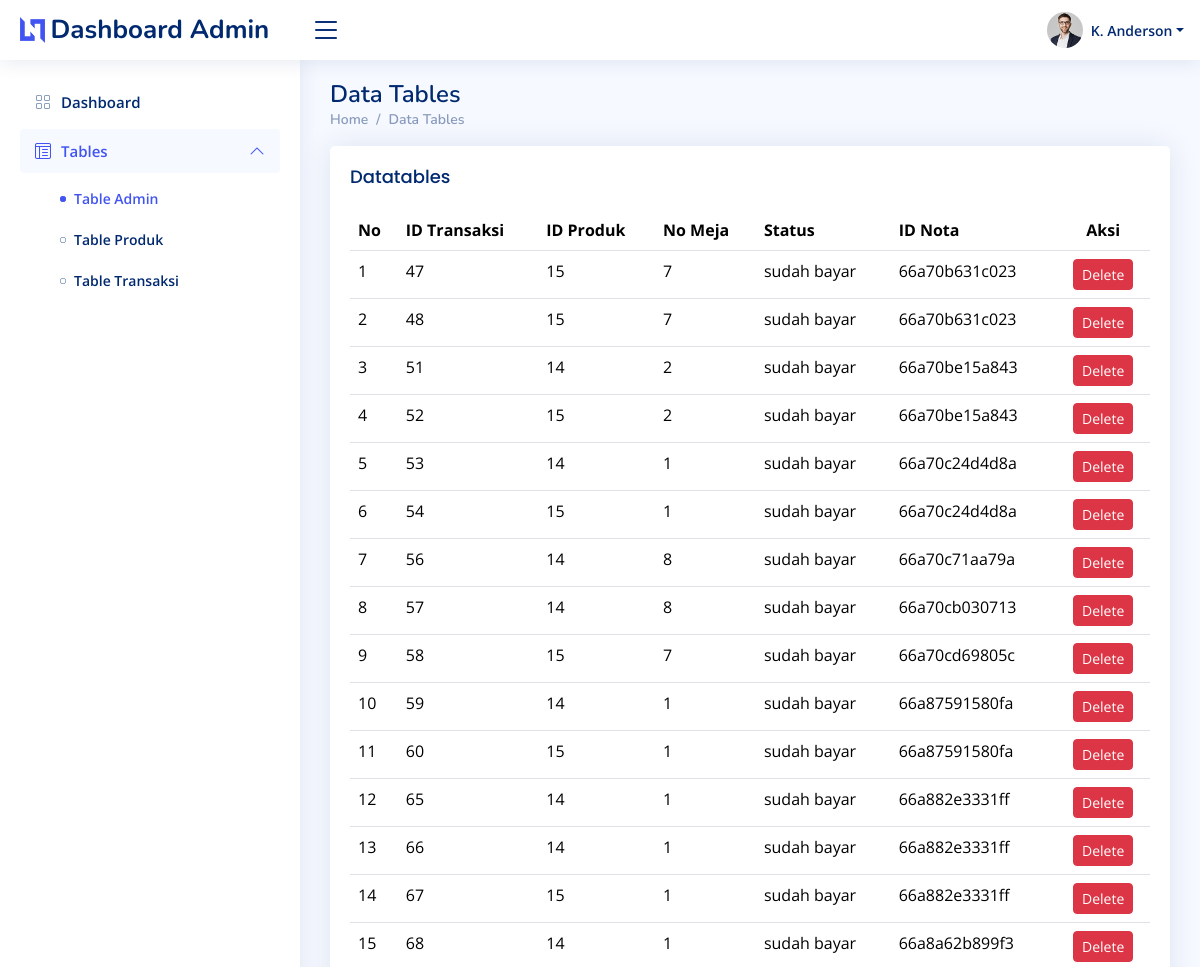
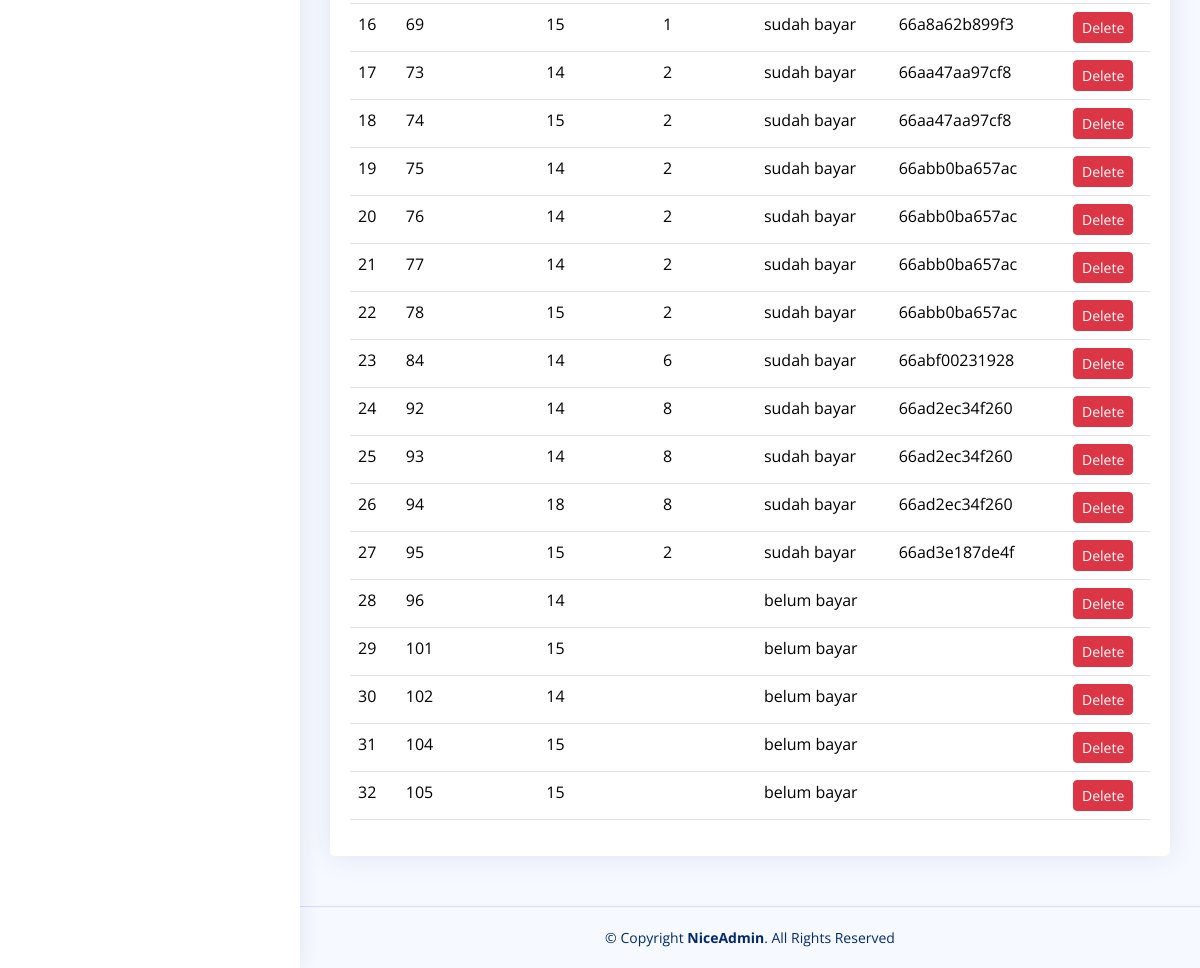
The page /admin/transaksi.php on the database its author committed (2 pictures, top to bottom).
### tables this page shows
CREATE TABLE `tb_transaksi` (
  `id_transaksi` int NOT NULL,
  `id_produk` int NOT NULL,
  `meja` int DEFAULT NULL,
  `status` varchar(255) DEFAULT NULL,
  `id_nota` text
);

### admin/transaksi.php (the view, shortened to what this page needs)
<?php
include '../controller/conn.php';
?>
<!DOCTYPE html>
<html lang="en">
<head>
    <link href="assets/vendor/bootstrap/css/bootstrap.min.css" rel="stylesheet" />
    <link href="assets/vendor/bootstrap-icons/bootstrap-icons.css" rel="stylesheet" />
    <link href="assets/vendor/boxicons/css/boxicons.min.css" rel="stylesheet" />
    <link href="assets/vendor/quill/quill.snow.css" rel="stylesheet" />
    <link href="assets/vendor/quill/quill.bubble.css" rel="stylesheet" />
    <link href="assets/vendor/remixicon/remixicon.css" rel="stylesheet" />
    <link href="assets/vendor/simple-datatables/style.css" rel="stylesheet" />
    <link href="assets/css/style.css" rel="stylesheet" />
</head>
<body>
    <?php
    include 'pages/header.php';
    ?>
    <?php
    include 'pages/sidebar.php';
    ?>
    <main id="main" class="main">
        <div class="pagetitle">
            <h1>Data Tables</h1>
            <nav>
                <ol class="breadcrumb">
                    <li class="breadcrumb-item"><a href="dashboard.php">Home</a></li>
                    <li class="breadcrumb-item">Data Tables</li>
                </ol>
            </nav>
        </div>
        <section class="section">
            <div class="row">
                <div class="col-lg-12">
                    <div class="card">
                        <div class="card-body">
                            <h5 class="card-title">Datatables</h5>
                            <table class="table datatable">
                                <thead>
                                    <tr>
                                        <th>No</th>
                                        <th>ID Transaksi</th>
                                        <th>ID Produk</th>
                                        <th>No Meja</th>
                                        <th>Status</th>
                                        <th>ID Nota</th>
                                        <th class="text-center">Aksi</th>
                                    </tr>
                                </thead>
                                <tbody>
                                    <?php
        $q = "SELECT * FROM tb_transaksi";
        $res = mysqli_query($conn, $q);
        $count = 1;
        while($data = mysqli_fetch_assoc($res)){
            $id_transaksi = $data['id_transaksi'];
            $id_produk = $data['id_produk'];
            $meja = $data['meja'];
            $status = $data['status'];
            $id_nota = $data['id_nota'];
        ?>
                                    <tr>
                                        <td><?= $count++ ?></td>
                                        <td><?= $id_transaksi ?></td>
                                        <td><?= $id_produk ?></td>
                                        <td><?= $meja ?></td>
                                        <td><?= $status ?></td>
                                        <td><?= $id_nota ?></td>
                                        <td>
                                            <div class="text-center">
                                                <button type="button" class="btn btn-danger btn-sm"
                                                    data-bs-toggle="modal"
                                                    data-bs-target="#exampleModalDelete<?= $id_transaksi ?>">
                                                    Delete
                                                </button>
                                            </div>
                                        </td>
                                    </tr>
                                    <?php
        }
        ?>
                                </tbody>
                            </table>
                        </div>
                    </div>
                </div>
            </div>
        </section>
    </main>
    <footer id="footer" class="footer">
        <div class="copyright">
            &copy; Copyright <strong><span>NiceAdmin</span></strong>. All Rights Reserved
        </div>
    </footer>
</body>
</html>

### admin/pages/header.php (shortened to what this page needs)
<header id="header" class="header fixed-top d-flex align-items-center">
    <div class="d-flex align-items-center justify-content-between">
        <a href="dashboard.php" class="logo d-flex align-items-center">
            <img src="assets/img/logo.png" alt="" />
            <span class="d-none d-lg-block">Dashboard Admin</span>
        </a>
        <i class="bi bi-list toggle-sidebar-btn"></i>
    </div>
    <nav class="header-nav ms-auto">
        <ul class="d-flex align-items-center">
            <li class="nav-item dropdown pe-3">
                <a class="nav-link nav-profile d-flex align-items-center pe-0" href="#" data-bs-toggle="dropdown">
                    <img src="assets/img/profile-img.jpg" alt="Profile" class="rounded-circle" />
                    <span class="d-none d-md-block dropdown-toggle ps-2">K. Anderson</span> </a>
            </li>
        </ul>
    </nav>
</header>

### admin/pages/sidebar.php
<aside id="sidebar" class="sidebar">
    <ul class="sidebar-nav" id="sidebar-nav">
        <li class="nav-item">
            <a class="nav-link collapsed" href="index.php">
                <i class="bi bi-grid"></i>
                <span>Dashboard</span>
            </a>
        </li>
        <li class="nav-item">
            <a class="nav-link" data-bs-target="#tables-nav" data-bs-toggle="collapse" href="#">
                <i class="bi bi-layout-text-window-reverse"></i><span>Tables</span><i
                    class="bi bi-chevron-down ms-auto"></i>
            </a>
            <ul id="tables-nav" class="nav-content collapse show" data-bs-parent="#sidebar-nav">
                <li>
                    <a href="admin.php" class="active">
                        <i class="bi bi-circle"></i><span>Table Admin</span>
                    </a>
                </li>
                <li>
                    <a href="produk.php">
                        <i class="bi bi-circle"></i><span>Table Produk</span>
                    </a>
                </li>
                <li>
                    <a href="transaksi.php">
                        <i class="bi bi-circle"></i><span>Table Transaksi</span>
                    </a>
                </li>
            </ul>
        </li>
    </ul>
</aside>

### admin/assets/css/style.css (style rules this page uses)
:root { scroll-behavior: smooth; }
body { font-family: "Open Sans", sans-serif; background: #f6f9ff; color: #444444; }
a { color: #4154f1; text-decoration: none; }
h1, h2, h3, h4, h5, h6 { font-family: "Nunito", sans-serif; }
#main { margin-top: 60px; padding: 20px 30px; transition: all 0.3s; }
.pagetitle { margin-bottom: 10px; }
.pagetitle h1 { font-size: 24px; margin-bottom: 0; font-weight: 600; color: #012970; }
.card { margin-bottom: 30px; border: none; border-radius: 5px; box-shadow: 0px 0 30px rgba(1, 41, 112, 0.1); }
.card-title { padding: 20px 0 15px 0; font-size: 18px; font-weight: 500; color: #012970; font-family: "Poppins", sans-serif; }
.card-body { padding: 0 20px 20px 20px; }
.breadcrumb { font-size: 14px; font-family: "Nunito", sans-serif; color: #899bbd; font-weight: 600; }
.breadcrumb a { color: #899bbd; transition: 0.3s; }
.breadcrumb .breadcrumb-item::before { color: #899bbd; }
.logo { line-height: 1; }
@media (min-width: 1200px) { .logo { width: 280px; } }
.logo img { max-height: 26px; margin-right: 6px; }
.logo span { font-size: 26px; font-weight: 700; color: #012970; font-family: "Nunito", sans-serif; }
.header { transition: all 0.5s; z-index: 997; height: 60px; box-shadow: 0px 2px 20px rgba(1, 41, 112, 0.1); background-color: #fff; padding-left: 20px; }
.header .toggle-sidebar-btn { font-size: 32px; padding-left: 10px; cursor: pointer; color: #012970; }
.header-nav ul { list-style: none; }
.header-nav>ul { margin: 0; padding: 0; }
.header-nav .nav-profile { color: #012970; }
.header-nav .nav-profile img { max-height: 36px; }
.header-nav .nav-profile span { font-size: 14px; font-weight: 600; }
.sidebar { position: fixed; top: 60px; left: 0; bottom: 0; width: 300px; z-index: 996; transition: all 0.3s; padding: 20px; overflow-y: auto; scrollbar-width: thin; scrollbar-color: #aab7cf transparent; box-shadow: 0px 0px 20px rgba(1, 41, 112, 0.1); background-color: #fff; }
@media (min-width: 1200px) { #main, #footer { margin-left: 300px; } }
.sidebar-nav { padding: 0; margin: 0; list-style: none; }
.sidebar-nav li { padding: 0; margin: 0; list-style: none; }
.sidebar-nav .nav-item { margin-bottom: 5px; }
.sidebar-nav .nav-link { display: flex; align-items: center; font-size: 15px; font-weight: 600; color: #4154f1; transition: 0.3; background: #f6f9ff; padding: 10px 15px; border-radius: 4px; }
.sidebar-nav .nav-link i { font-size: 16px; margin-right: 10px; color: #4154f1; }
.sidebar-nav .nav-link.collapsed { color: #012970; background: #fff; }
.sidebar-nav .nav-link.collapsed i { color: #899bbd; }
.sidebar-nav .nav-link .bi-chevron-down { margin-right: 0; transition: transform 0.2s ease-in-out; }
.sidebar-nav .nav-link:not(.collapsed) .bi-chevron-down { transform: rotate(180deg); }
.sidebar-nav .nav-content { padding: 5px 0 0 0; margin: 0; list-style: none; }
.sidebar-nav .nav-content a { display: flex; align-items: center; font-size: 14px; font-weight: 600; color: #012970; transition: 0.3; padding: 10px 0 10px 40px; transition: 0.3s; }
.sidebar-nav .nav-content a i { font-size: 6px; margin-right: 8px; line-height: 0; border-radius: 50%; }
.sidebar-nav .nav-content a:hover, .sidebar-nav .nav-content a.active { color: #4154f1; }
.sidebar-nav .nav-content a.active i { background-color: #4154f1; }
.footer { padding: 20px 0; font-size: 14px; transition: all 0.3s; border-top: 1px solid #cddfff; }
.footer .copyright { text-align: center; color: #012970; }

### rows shown on the page
tb_transaksi: id_transaksi "47", id_produk "15", meja "7", status "sudah bayar", id_nota "66a70b631c023"
tb_transaksi: id_transaksi "48", id_produk "15", meja "7", status "sudah bayar", id_nota "66a70b631c023"
tb_transaksi: id_transaksi "51", id_produk "14", meja "2", status "sudah bayar", id_nota "66a70be15a843"
tb_transaksi: id_transaksi "52", id_produk "15", meja "2", status "sudah bayar", id_nota "66a70be15a843"
tb_transaksi: id_transaksi "53", id_produk "14", meja "1", status "sudah bayar", id_nota "66a70c24d4d8a"
tb_transaksi: id_transaksi "54", id_produk "15", meja "1", status "sudah bayar", id_nota "66a70c24d4d8a"
tb_transaksi: id_transaksi "56", id_produk "14", meja "8", status "sudah bayar", id_nota "66a70c71aa79a"
tb_transaksi: id_transaksi "57", id_produk "14", meja "8", status "sudah bayar", id_nota "66a70cb030713"
tb_transaksi: id_transaksi "58", id_produk "15", meja "7", status "sudah bayar", id_nota "66a70cd69805c"
tb_transaksi: id_transaksi "59", id_produk "14", meja "1", status "sudah bayar", id_nota "66a87591580fa"
tb_transaksi: id_transaksi "60", id_produk "15", meja "1", status "sudah bayar", id_nota "66a87591580fa"
tb_transaksi: id_transaksi "65", id_produk "14", meja "1", status "sudah bayar", id_nota "66a882e3331ff"
tb_transaksi: id_transaksi "66", id_produk "14", meja "1", status "sudah bayar", id_nota "66a882e3331ff"
tb_transaksi: id_transaksi "67", id_produk "15", meja "1", status "sudah bayar", id_nota "66a882e3331ff"
tb_transaksi: id_transaksi "68", id_produk "14", meja "1", status "sudah bayar", id_nota "66a8a62b899f3"
tb_transaksi: id_transaksi "69", id_produk "15", meja "1", status "sudah bayar", id_nota "66a8a62b899f3"
tb_transaksi: id_transaksi "73", id_produk "14", meja "2", status "sudah bayar", id_nota "66aa47aa97cf8"
tb_transaksi: id_transaksi "74", id_produk "15", meja "2", status "sudah bayar", id_nota "66aa47aa97cf8"
tb_transaksi: id_transaksi "75", id_produk "14", meja "2", status "sudah bayar", id_nota "66abb0ba657ac"
tb_transaksi: id_transaksi "76", id_produk "14", meja "2", status "sudah bayar", id_nota "66abb0ba657ac"
tb_transaksi: id_transaksi "77", id_produk "14", meja "2", status "sudah bayar", id_nota "66abb0ba657ac"
tb_transaksi: id_transaksi "78", id_produk "15", meja "2", status "sudah bayar", id_nota "66abb0ba657ac"
tb_transaksi: id_transaksi "84", id_produk "14", meja "6", status "sudah bayar", id_nota "66abf00231928"
tb_transaksi: id_transaksi "92", id_produk "14", meja "8", status "sudah bayar", id_nota "66ad2ec34f260"
tb_transaksi: id_transaksi "93", id_produk "14", meja "8", status "sudah bayar", id_nota "66ad2ec34f260"
tb_transaksi: id_transaksi "94", id_produk "18", meja "8", status "sudah bayar", id_nota "66ad2ec34f260"
tb_transaksi: id_transaksi "95", id_produk "15", meja "2", status "sudah bayar", id_nota "66ad3e187de4f"
tb_transaksi: id_transaksi "96", id_produk "14", status "belum bayar"
tb_transaksi: id_transaksi "101", id_produk "15", status "belum bayar"
tb_transaksi: id_transaksi "102", id_produk "14", status "belum bayar"
tb_transaksi: id_transaksi "104", id_produk "15", status "belum bayar"
tb_transaksi: id_transaksi "105", id_produk "15", status "belum bayar"
